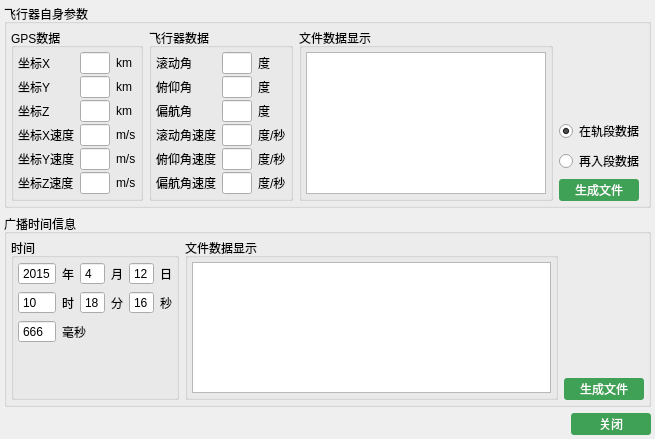
<?xml version="1.0" encoding="UTF-8"?>
<ui version="4.0">
 <class>DataGenDialog</class>
 <widget class="QDialog" name="DataGenDialog">
  <property name="geometry">
   <rect>
    <x>0</x>
    <y>0</y>
    <width>655</width>
    <height>439</height>
   </rect>
  </property>
  <property name="windowTitle">
   <string>数据生成</string>
  </property>
  <layout class="QVBoxLayout" name="verticalLayout_5">
   <property name="leftMargin">
    <number>4</number>
   </property>
   <property name="topMargin">
    <number>4</number>
   </property>
   <property name="rightMargin">
    <number>4</number>
   </property>
   <property name="bottomMargin">
    <number>4</number>
   </property>
   <item>
    <widget class="QGroupBox" name="groupBox_2">
     <property name="styleSheet">
      <string notr="true">QPushButton{
background-color:rgb(63,161,86);                                            color: white;   border-radius: 3px;  border-style: outset;}
                                           
QPushButton:hover{
background-color:rgb(85,192,86);}
                                          
QPushButton:pressed{
color:rgb(84, 86, 82);                                                           border-style: inset; }</string>
     </property>
     <property name="title">
      <string>飞行器自身参数</string>
     </property>
     <layout class="QHBoxLayout" name="horizontalLayout" stretch="0,0,1,0">
      <property name="leftMargin">
       <number>4</number>
      </property>
      <property name="topMargin">
       <number>4</number>
      </property>
      <property name="rightMargin">
       <number>4</number>
      </property>
      <property name="bottomMargin">
       <number>4</number>
      </property>
      <item>
       <widget class="QGroupBox" name="groupBox">
        <property name="title">
         <string>GPS数据</string>
        </property>
        <layout class="QGridLayout" name="gridLayout" rowstretch="0,0,0,0,0,0">
         <property name="leftMargin">
          <number>4</number>
         </property>
         <property name="topMargin">
          <number>4</number>
         </property>
         <property name="rightMargin">
          <number>4</number>
         </property>
         <property name="bottomMargin">
          <number>4</number>
         </property>
         <property name="verticalSpacing">
          <number>2</number>
         </property>
         <item row="0" column="0">
          <widget class="QLabel" name="label">
           <property name="text">
            <string>坐标X</string>
           </property>
          </widget>
         </item>
         <item row="0" column="1">
          <widget class="QLineEdit" name="zxLE">
           <property name="maximumSize">
            <size>
             <width>80</width>
             <height>16777215</height>
            </size>
           </property>
          </widget>
         </item>
         <item row="0" column="2">
          <widget class="QLabel" name="label_2">
           <property name="text">
            <string>km</string>
           </property>
          </widget>
         </item>
         <item row="1" column="0">
          <widget class="QLabel" name="label_4">
           <property name="text">
            <string>坐标Y</string>
           </property>
          </widget>
         </item>
         <item row="1" column="1">
          <widget class="QLineEdit" name="zyLE">
           <property name="maximumSize">
            <size>
             <width>80</width>
             <height>16777215</height>
            </size>
           </property>
          </widget>
         </item>
         <item row="1" column="2">
          <widget class="QLabel" name="label_3">
           <property name="text">
            <string>km</string>
           </property>
          </widget>
         </item>
         <item row="2" column="0">
          <widget class="QLabel" name="label_6">
           <property name="text">
            <string>坐标Z</string>
           </property>
          </widget>
         </item>
         <item row="2" column="1">
          <widget class="QLineEdit" name="zzLE">
           <property name="maximumSize">
            <size>
             <width>80</width>
             <height>16777215</height>
            </size>
           </property>
          </widget>
         </item>
         <item row="2" column="2">
          <widget class="QLabel" name="label_5">
           <property name="text">
            <string>km</string>
           </property>
          </widget>
         </item>
         <item row="3" column="0">
          <widget class="QLabel" name="label_8">
           <property name="text">
            <string>坐标X速度</string>
           </property>
          </widget>
         </item>
         <item row="3" column="1">
          <widget class="QLineEdit" name="zxsLE">
           <property name="maximumSize">
            <size>
             <width>80</width>
             <height>16777215</height>
            </size>
           </property>
          </widget>
         </item>
         <item row="3" column="2">
          <widget class="QLabel" name="label_7">
           <property name="text">
            <string>m/s</string>
           </property>
          </widget>
         </item>
         <item row="4" column="0">
          <widget class="QLabel" name="label_10">
           <property name="text">
            <string>坐标Y速度</string>
           </property>
          </widget>
         </item>
         <item row="4" column="1">
          <widget class="QLineEdit" name="zysLE">
           <property name="maximumSize">
            <size>
             <width>80</width>
             <height>16777215</height>
            </size>
           </property>
          </widget>
         </item>
         <item row="4" column="2">
          <widget class="QLabel" name="label_9">
           <property name="text">
            <string>m/s</string>
           </property>
          </widget>
         </item>
         <item row="5" column="0">
          <widget class="QLabel" name="label_12">
           <property name="text">
            <string>坐标Z速度</string>
           </property>
          </widget>
         </item>
         <item row="5" column="1">
          <widget class="QLineEdit" name="zzsLE">
           <property name="maximumSize">
            <size>
             <width>80</width>
             <height>16777215</height>
            </size>
           </property>
          </widget>
         </item>
         <item row="5" column="2">
          <widget class="QLabel" name="label_11">
           <property name="text">
            <string>m/s</string>
           </property>
          </widget>
         </item>
        </layout>
       </widget>
      </item>
      <item>
       <widget class="QGroupBox" name="groupBox_3">
        <property name="title">
         <string>飞行器数据</string>
        </property>
        <layout class="QGridLayout" name="gridLayout_2">
         <property name="leftMargin">
          <number>4</number>
         </property>
         <property name="topMargin">
          <number>4</number>
         </property>
         <property name="rightMargin">
          <number>4</number>
         </property>
         <property name="bottomMargin">
          <number>4</number>
         </property>
         <property name="verticalSpacing">
          <number>2</number>
         </property>
         <item row="0" column="0">
          <widget class="QLabel" name="label_14">
           <property name="text">
            <string>滚动角</string>
           </property>
          </widget>
         </item>
         <item row="0" column="1">
          <widget class="QLineEdit" name="gjLE">
           <property name="maximumSize">
            <size>
             <width>80</width>
             <height>16777215</height>
            </size>
           </property>
          </widget>
         </item>
         <item row="0" column="2">
          <widget class="QLabel" name="label_13">
           <property name="text">
            <string>度</string>
           </property>
          </widget>
         </item>
         <item row="1" column="0">
          <widget class="QLabel" name="label_16">
           <property name="text">
            <string>俯仰角</string>
           </property>
          </widget>
         </item>
         <item row="1" column="1">
          <widget class="QLineEdit" name="fjLE">
           <property name="maximumSize">
            <size>
             <width>80</width>
             <height>16777215</height>
            </size>
           </property>
          </widget>
         </item>
         <item row="1" column="2">
          <widget class="QLabel" name="label_15">
           <property name="text">
            <string>度</string>
           </property>
          </widget>
         </item>
         <item row="2" column="0">
          <widget class="QLabel" name="label_18">
           <property name="text">
            <string>偏航角</string>
           </property>
          </widget>
         </item>
         <item row="2" column="1">
          <widget class="QLineEdit" name="pjLE">
           <property name="maximumSize">
            <size>
             <width>80</width>
             <height>16777215</height>
            </size>
           </property>
          </widget>
         </item>
         <item row="2" column="2">
          <widget class="QLabel" name="label_17">
           <property name="text">
            <string>度</string>
           </property>
          </widget>
         </item>
         <item row="3" column="0">
          <widget class="QLabel" name="label_20">
           <property name="text">
            <string>滚动角速度</string>
           </property>
          </widget>
         </item>
         <item row="3" column="1">
          <widget class="QLineEdit" name="gjsLE">
           <property name="maximumSize">
            <size>
             <width>80</width>
             <height>16777215</height>
            </size>
           </property>
          </widget>
         </item>
         <item row="3" column="2">
          <widget class="QLabel" name="label_19">
           <property name="text">
            <string>度/秒</string>
           </property>
          </widget>
         </item>
         <item row="4" column="0">
          <widget class="QLabel" name="label_22">
           <property name="text">
            <string>俯仰角速度</string>
           </property>
          </widget>
         </item>
         <item row="4" column="1">
          <widget class="QLineEdit" name="fjsLE">
           <property name="maximumSize">
            <size>
             <width>80</width>
             <height>16777215</height>
            </size>
           </property>
          </widget>
         </item>
         <item row="4" column="2">
          <widget class="QLabel" name="label_21">
           <property name="text">
            <string>度/秒</string>
           </property>
          </widget>
         </item>
         <item row="5" column="0">
          <widget class="QLabel" name="label_24">
           <property name="text">
            <string>偏航角速度</string>
           </property>
          </widget>
         </item>
         <item row="5" column="1">
          <widget class="QLineEdit" name="pjsLE">
           <property name="maximumSize">
            <size>
             <width>80</width>
             <height>16777215</height>
            </size>
           </property>
          </widget>
         </item>
         <item row="5" column="2">
          <widget class="QLabel" name="label_23">
           <property name="text">
            <string>度/秒</string>
           </property>
          </widget>
         </item>
        </layout>
       </widget>
      </item>
      <item>
       <widget class="QGroupBox" name="groupBox_4">
        <property name="title">
         <string>文件数据显示</string>
        </property>
        <layout class="QVBoxLayout" name="verticalLayout">
         <property name="leftMargin">
          <number>4</number>
         </property>
         <property name="topMargin">
          <number>4</number>
         </property>
         <property name="rightMargin">
          <number>4</number>
         </property>
         <property name="bottomMargin">
          <number>4</number>
         </property>
         <item>
          <widget class="QTableView" name="ffTableView">
           <property name="sizePolicy">
            <sizepolicy hsizetype="Expanding" vsizetype="Preferred">
             <horstretch>0</horstretch>
             <verstretch>0</verstretch>
            </sizepolicy>
           </property>
           <property name="minimumSize">
            <size>
             <width>240</width>
             <height>0</height>
            </size>
           </property>
           <attribute name="horizontalHeaderVisible">
            <bool>false</bool>
           </attribute>
           <attribute name="verticalHeaderVisible">
            <bool>false</bool>
           </attribute>
           <attribute name="verticalHeaderDefaultSectionSize">
            <number>25</number>
           </attribute>
          </widget>
         </item>
        </layout>
       </widget>
      </item>
      <item>
       <layout class="QVBoxLayout" name="verticalLayout_2">
        <item>
         <spacer name="verticalSpacer">
          <property name="orientation">
           <enum>Qt::Vertical</enum>
          </property>
          <property name="sizeHint" stdset="0">
           <size>
            <width>20</width>
            <height>40</height>
           </size>
          </property>
         </spacer>
        </item>
        <item>
         <widget class="QRadioButton" name="fdzRB">
          <property name="text">
           <string>在轨段数据</string>
          </property>
          <property name="checked">
           <bool>true</bool>
          </property>
         </widget>
        </item>
        <item>
         <widget class="QRadioButton" name="fdrRB">
          <property name="text">
           <string>再入段数据</string>
          </property>
         </widget>
        </item>
        <item>
         <widget class="QPushButton" name="fgenfilePB">
          <property name="sizePolicy">
           <sizepolicy hsizetype="Fixed" vsizetype="Fixed">
            <horstretch>0</horstretch>
            <verstretch>0</verstretch>
           </sizepolicy>
          </property>
          <property name="minimumSize">
           <size>
            <width>80</width>
            <height>22</height>
           </size>
          </property>
          <property name="styleSheet">
           <string notr="true">QPushButton{
background-color:rgb(63,161,86);                                            color: white;   border-radius: 3px;  border-style: outset;}
                                           
QPushButton:hover{
background-color:rgb(85,192,86);}
                                          
QPushButton:pressed{
color:rgb(84, 86, 82);                                                           border-style: inset; }</string>
          </property>
          <property name="text">
           <string>生成文件</string>
          </property>
         </widget>
        </item>
       </layout>
      </item>
     </layout>
    </widget>
   </item>
   <item>
    <widget class="QGroupBox" name="groupBox_5">
     <property name="title">
      <string>广播时间信息</string>
     </property>
     <layout class="QHBoxLayout" name="horizontalLayout_2" stretch="0,1,0">
      <property name="leftMargin">
       <number>4</number>
      </property>
      <property name="topMargin">
       <number>4</number>
      </property>
      <property name="rightMargin">
       <number>4</number>
      </property>
      <property name="bottomMargin">
       <number>4</number>
      </property>
      <item>
       <widget class="QGroupBox" name="groupBox_11">
        <property name="title">
         <string>时间</string>
        </property>
        <layout class="QGridLayout" name="gridLayout_8">
         <property name="leftMargin">
          <number>4</number>
         </property>
         <property name="topMargin">
          <number>4</number>
         </property>
         <property name="rightMargin">
          <number>4</number>
         </property>
         <property name="bottomMargin">
          <number>4</number>
         </property>
         <item row="0" column="1">
          <widget class="QLabel" name="label_25">
           <property name="text">
            <string>年</string>
           </property>
          </widget>
         </item>
         <item row="0" column="3">
          <widget class="QLabel" name="label_26">
           <property name="text">
            <string>月</string>
           </property>
          </widget>
         </item>
         <item row="0" column="5">
          <widget class="QLabel" name="label_27">
           <property name="text">
            <string>日</string>
           </property>
          </widget>
         </item>
         <item row="1" column="5">
          <widget class="QLabel" name="label_28">
           <property name="text">
            <string>秒</string>
           </property>
          </widget>
         </item>
         <item row="1" column="3">
          <widget class="QLabel" name="label_29">
           <property name="text">
            <string>分</string>
           </property>
          </widget>
         </item>
         <item row="1" column="1">
          <widget class="QLabel" name="label_30">
           <property name="text">
            <string>时</string>
           </property>
          </widget>
         </item>
         <item row="3" column="0">
          <spacer name="verticalSpacer_3">
           <property name="orientation">
            <enum>Qt::Vertical</enum>
           </property>
           <property name="sizeHint" stdset="0">
            <size>
             <width>20</width>
             <height>40</height>
            </size>
           </property>
          </spacer>
         </item>
         <item row="2" column="1" colspan="2">
          <widget class="QLabel" name="label_31">
           <property name="text">
            <string>毫秒</string>
           </property>
          </widget>
         </item>
         <item row="0" column="0">
          <widget class="QSpinBox" name="tySB">
           <property name="buttonSymbols">
            <enum>QAbstractSpinBox::NoButtons</enum>
           </property>
           <property name="minimum">
            <number>2000</number>
           </property>
           <property name="maximum">
            <number>3000</number>
           </property>
           <property name="value">
            <number>2015</number>
           </property>
          </widget>
         </item>
         <item row="0" column="2">
          <widget class="QSpinBox" name="tmSB">
           <property name="buttonSymbols">
            <enum>QAbstractSpinBox::NoButtons</enum>
           </property>
           <property name="minimum">
            <number>1</number>
           </property>
           <property name="maximum">
            <number>12</number>
           </property>
           <property name="singleStep">
            <number>1</number>
           </property>
           <property name="value">
            <number>4</number>
           </property>
          </widget>
         </item>
         <item row="0" column="4">
          <widget class="QSpinBox" name="tdSB">
           <property name="buttonSymbols">
            <enum>QAbstractSpinBox::NoButtons</enum>
           </property>
           <property name="minimum">
            <number>1</number>
           </property>
           <property name="maximum">
            <number>31</number>
           </property>
           <property name="value">
            <number>12</number>
           </property>
          </widget>
         </item>
         <item row="1" column="0">
          <widget class="QSpinBox" name="thSB">
           <property name="buttonSymbols">
            <enum>QAbstractSpinBox::NoButtons</enum>
           </property>
           <property name="maximum">
            <number>24</number>
           </property>
           <property name="value">
            <number>10</number>
           </property>
          </widget>
         </item>
         <item row="1" column="2">
          <widget class="QSpinBox" name="tmmSB">
           <property name="buttonSymbols">
            <enum>QAbstractSpinBox::NoButtons</enum>
           </property>
           <property name="maximum">
            <number>60</number>
           </property>
           <property name="value">
            <number>18</number>
           </property>
          </widget>
         </item>
         <item row="1" column="4">
          <widget class="QSpinBox" name="tsSB">
           <property name="buttonSymbols">
            <enum>QAbstractSpinBox::NoButtons</enum>
           </property>
           <property name="maximum">
            <number>60</number>
           </property>
           <property name="value">
            <number>16</number>
           </property>
          </widget>
         </item>
         <item row="2" column="0">
          <widget class="QSpinBox" name="tmsSB">
           <property name="buttonSymbols">
            <enum>QAbstractSpinBox::NoButtons</enum>
           </property>
           <property name="maximum">
            <number>1000</number>
           </property>
           <property name="value">
            <number>666</number>
           </property>
          </widget>
         </item>
        </layout>
       </widget>
      </item>
      <item>
       <widget class="QGroupBox" name="groupBox_6">
        <property name="title">
         <string>文件数据显示</string>
        </property>
        <layout class="QVBoxLayout" name="verticalLayout_3">
         <property name="leftMargin">
          <number>4</number>
         </property>
         <property name="topMargin">
          <number>4</number>
         </property>
         <property name="rightMargin">
          <number>4</number>
         </property>
         <property name="bottomMargin">
          <number>4</number>
         </property>
         <item>
          <widget class="QTextEdit" name="gfTE"/>
         </item>
        </layout>
       </widget>
      </item>
      <item>
       <layout class="QVBoxLayout" name="verticalLayout_4">
        <item>
         <spacer name="verticalSpacer_2">
          <property name="orientation">
           <enum>Qt::Vertical</enum>
          </property>
          <property name="sizeHint" stdset="0">
           <size>
            <width>20</width>
            <height>40</height>
           </size>
          </property>
         </spacer>
        </item>
        <item>
         <widget class="QPushButton" name="ggenfilePB">
          <property name="sizePolicy">
           <sizepolicy hsizetype="Fixed" vsizetype="Fixed">
            <horstretch>0</horstretch>
            <verstretch>0</verstretch>
           </sizepolicy>
          </property>
          <property name="minimumSize">
           <size>
            <width>80</width>
            <height>22</height>
           </size>
          </property>
          <property name="styleSheet">
           <string notr="true">QPushButton{
background-color:rgb(63,161,86);                                            color: white;   border-radius: 3px;  border-style: outset;}
                                           
QPushButton:hover{
background-color:rgb(85,192,86);}
                                          
QPushButton:pressed{
color:rgb(84, 86, 82);                                                           border-style: inset; }</string>
          </property>
          <property name="text">
           <string>生成文件</string>
          </property>
         </widget>
        </item>
       </layout>
      </item>
     </layout>
    </widget>
   </item>
   <item>
    <layout class="QHBoxLayout" name="horizontalLayout_3">
     <item>
      <spacer name="horizontalSpacer">
       <property name="orientation">
        <enum>Qt::Horizontal</enum>
       </property>
       <property name="sizeHint" stdset="0">
        <size>
         <width>40</width>
         <height>20</height>
        </size>
       </property>
      </spacer>
     </item>
     <item>
      <widget class="QPushButton" name="closePB">
       <property name="sizePolicy">
        <sizepolicy hsizetype="Fixed" vsizetype="Fixed">
         <horstretch>0</horstretch>
         <verstretch>0</verstretch>
        </sizepolicy>
       </property>
       <property name="minimumSize">
        <size>
         <width>80</width>
         <height>22</height>
        </size>
       </property>
       <property name="styleSheet">
        <string notr="true">QPushButton{
background-color:rgb(63,161,86);                                            color: white;   border-radius: 3px;  border-style: outset;}
                                           
QPushButton:hover{
background-color:rgb(85,192,86);}
                                          
QPushButton:pressed{
color:rgb(84, 86, 82);                                                           border-style: inset; }</string>
       </property>
       <property name="text">
        <string>关闭</string>
       </property>
      </widget>
     </item>
    </layout>
   </item>
  </layout>
 </widget>
 <layoutdefault spacing="6" margin="11"/>
 <resources/>
 <connections>
  <connection>
   <sender>closePB</sender>
   <signal>clicked()</signal>
   <receiver>DataGenDialog</receiver>
   <slot>reject()</slot>
   <hints>
    <hint type="sourcelabel">
     <x>619</x>
     <y>419</y>
    </hint>
    <hint type="destinationlabel">
     <x>515</x>
     <y>420</y>
    </hint>
   </hints>
  </connection>
 </connections>
</ui>
